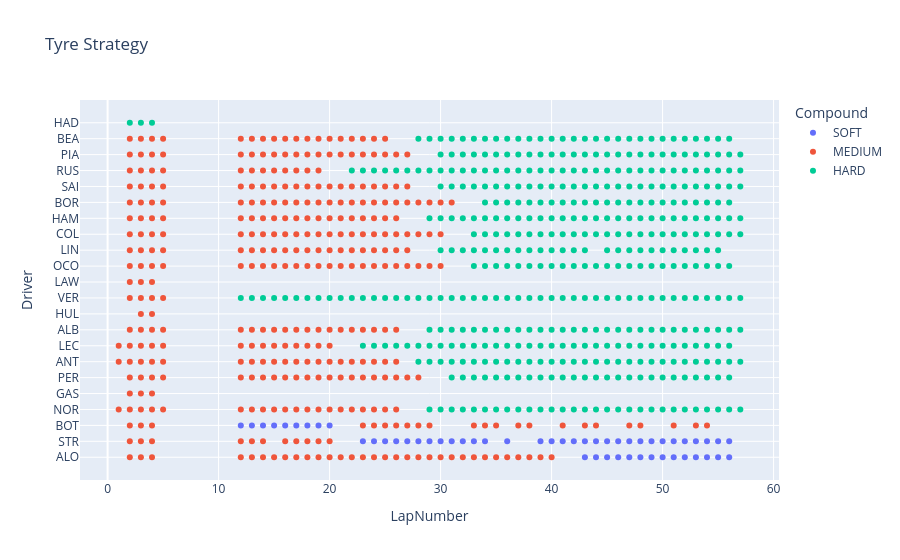

The cell this chart's notebook holds for it:
### Code cell
fig = px.scatter(
    laps_clean,
    x='LapNumber',
    y='Driver',
    color='Compound',
    title='Tyre Strategy',
    category_orders={"Compound": ["SOFT", "MEDIUM", "HARD"]}
)

fig.show()

### Figure 1 — Plotly figure (JSON) as saved in the notebook; plotly's stock layout.template omitted (floating-point values rounded to 4 significant figures; data arrays with more than 128 entries replaced by an {"elided": "..."} marker saying what was removed)
{"data": [{"hovertemplate": "Compound=SOFT<br>LapNumber=%{x}<br>Driver=%{y}<extra></extra>", "legendgroup": "SOFT", "marker": {"color": "#636efa", "symbol": "circle"}, "mode": "markers", "name": "SOFT", "orientation": "h", "showlegend": true, "type": "scatter", "x": [43.0, 44.0, 45.0, 46.0, 47.0, 48.0, 49.0, 50.0, 51.0, 52.0, 53.0, 54.0, 55.0, 56.0, 23.0, 24.0, 25.0, 26.0, 27.0, 28.0, 29.0, 30.0, 31.0, 32.0, 33.0, 34.0, 36.0, 39.0, 40.0, 41.0, 42.0, 43.0, 44.0, 45.0, 46.0, 47.0, 48.0, 49.0, 50.0, 51.0, 52.0, 53.0, 54.0, 55.0, 56.0, 12.0, 13.0, 14.0, 15.0, 16.0, 17.0, 18.0, 19.0, 20.0], "xaxis": "x", "y": ["ALO", "ALO", "ALO", "ALO", "ALO", "ALO", "ALO", "ALO", "ALO", "ALO", "ALO", "ALO", "ALO", "ALO", "STR", "STR", "STR", "STR", "STR", "STR", "STR", "STR", "STR", "STR", "STR", "STR", "STR", "STR", "STR", "STR", "STR", "STR", "STR", "STR", "STR", "STR", "STR", "STR", "STR", "STR", "STR", "STR", "STR", "STR", "STR", "BOT", "BOT", "BOT", "BOT", "BOT", "BOT", "BOT", "BOT", "BOT"], "yaxis": "y"}, {"hovertemplate": "Compound=MEDIUM<br>LapNumber=%{x}<br>Driver=%{y}<extra></extra>", "legendgroup": "MEDIUM", "marker": {"color": "#EF553B", "symbol": "circle"}, "mode": "markers", "name": "MEDIUM", "orientation": "h", "showlegend": true, "type": "scatter", "x": {"elided": "351 float values"}, "xaxis": "x", "y": {"elided": "351 str values"}, "yaxis": "y"}, {"hovertemplate": "Compound=HARD<br>LapNumber=%{x}<br>Driver=%{y}<extra></extra>", "legendgroup": "HARD", "marker": {"color": "#00cc96", "symbol": "circle"}, "mode": "markers", "name": "HARD", "orientation": "h", "showlegend": true, "type": "scatter", "x": {"elided": "444 float values"}, "xaxis": "x", "y": {"elided": "444 str values"}, "yaxis": "y"}], "layout": {"legend": {"title": {"text": "Compound"}, "tracegroupgap": 0}, "title": {"text": "Tyre Strategy"}, "xaxis": {"anchor": "y", "domain": [0, 1], "title": {"text": "LapNumber"}}, "yaxis": {"anchor": "x", "domain": [0, 1], "title": {"text": "Driver"}}}}
